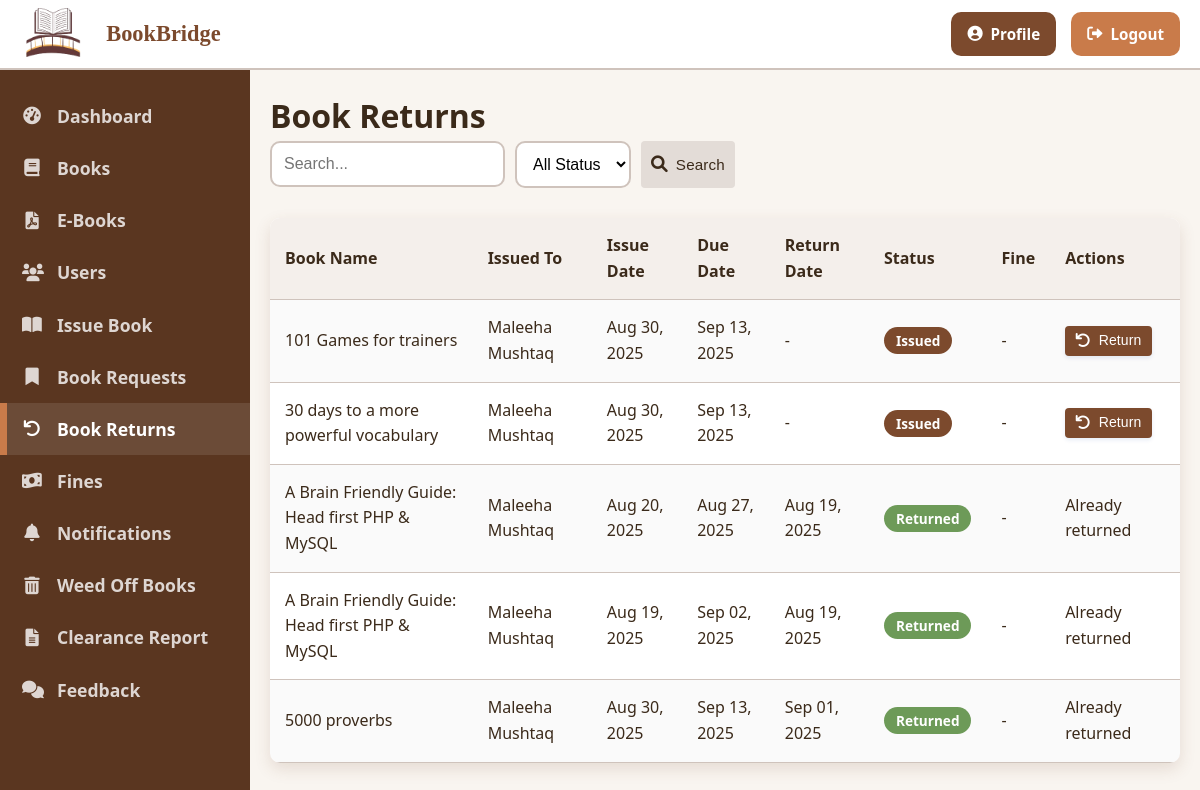
/returns.php (signed in), run on an earlier commit of the app's database.
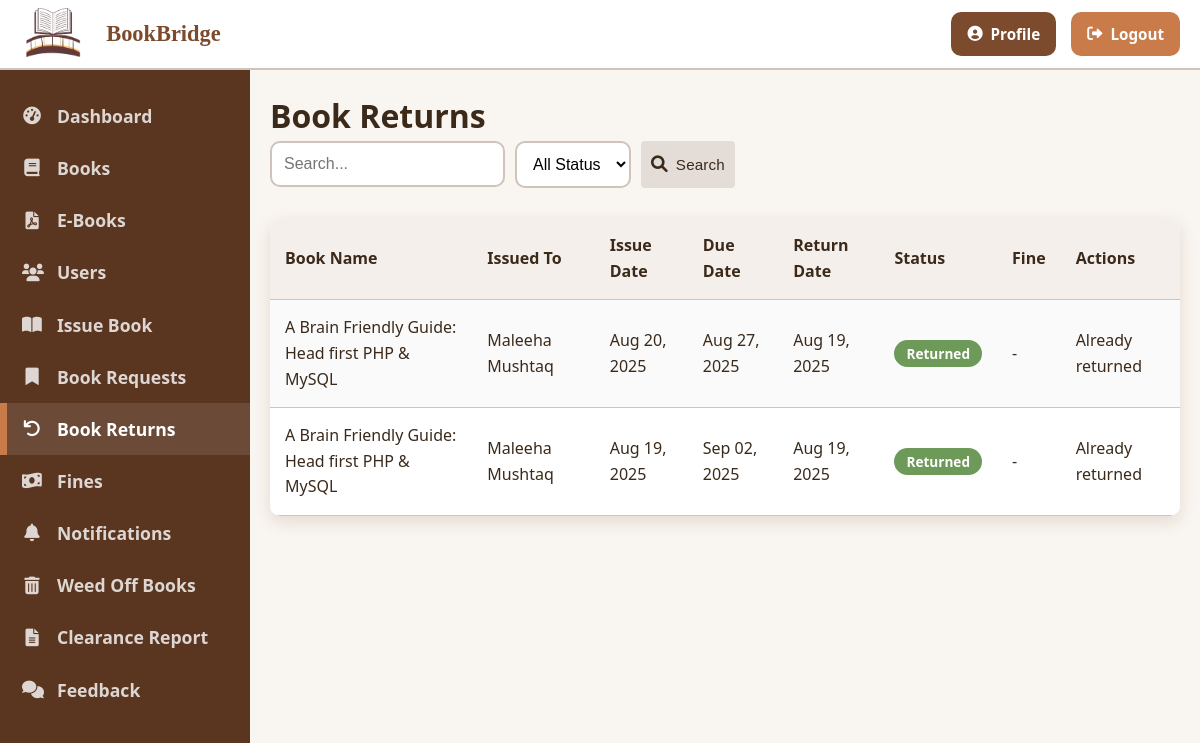
And on a later commit of the database.
### tables this page shows
CREATE TABLE `issued_books` (
  `id` int(11) NOT NULL,
  `book_id` int(11) NOT NULL,
  `user_id` int(11) NOT NULL,
  `issue_date` timestamp NOT NULL DEFAULT current_timestamp(),
  `return_date` date NOT NULL,
  `actual_return_date` date DEFAULT NULL,
  `status` enum('issued','returned','overdue') NOT NULL DEFAULT 'issued',
  `fine_amount` decimal(10,2) DEFAULT 0.00
);

CREATE TABLE `books` (
  `id` int(11) NOT NULL,
  `book_name` varchar(100) DEFAULT NULL,
  `author` varchar(100) DEFAULT NULL,
  `book_no` varchar(20) DEFAULT NULL,
  `publisher` varchar(100) DEFAULT NULL,
  `category` varchar(50) DEFAULT NULL,
  `available_quantity` int(11) NOT NULL DEFAULT 0,
  `total_quantity` int(11) NOT NULL DEFAULT 0,
  `created_at` timestamp NOT NULL DEFAULT current_timestamp(),
  `updated_at` timestamp NOT NULL DEFAULT current_timestamp() ON UPDATE current_timestamp()
);

CREATE TABLE `users` (
  `id` int(11) NOT NULL,
  `unique_id` varchar(20) DEFAULT NULL,
  `name` varchar(100) NOT NULL,
  `email` varchar(100) NOT NULL,
  `password` varchar(255) NOT NULL,
  `role` enum('librarian','student','faculty') NOT NULL,
  `department` varchar(100) DEFAULT NULL,
  `phone` varchar(20) DEFAULT NULL,
  `address` text DEFAULT NULL,
  `created_at` timestamp NOT NULL DEFAULT current_timestamp(),
  `approval_status` varchar(20) DEFAULT 'pending',
  `approved_at` timestamp NULL DEFAULT NULL,
  `rejected_at` timestamp NULL DEFAULT NULL,
  `email_verified` tinyint(1) DEFAULT 0,
  `email_verification_token` varchar(255) DEFAULT NULL
);

### returns.php (the view, shortened to what the changed rows need)
<?php
include_once '../includes/header.php';
$sql = "
    SELECT ib.*, b.book_name as book_name, u.name as user_name,
           CASE
               WHEN ib.actual_return_date IS NULL AND CURRENT_DATE > ib.return_date THEN 'overdue'
               WHEN ib.actual_return_date IS NULL THEN 'issued'
               ELSE ib.status
           END as current_status,
           GREATEST(DATEDIFF(CURRENT_DATE, ib.return_date), 0) as days_overdue
    FROM issued_books ib
    JOIN books b ON ib.book_id = b.id
    JOIN users u ON ib.user_id = u.id
    WHERE 1=1
";
$sql .= " ORDER BY
    CASE WHEN ib.actual_return_date IS NULL THEN 0 ELSE 1 END,
    ib.return_date ASC,
    ib.issue_date DESC";
$stmt = $conn->prepare($sql);
$stmt->execute();
$result = $stmt->get_result();
$issuedBooks = [];
while ($row = $result->fetch_assoc()) {
    $issuedBooks[] = $row;
}
?>
<h1 class="page-title">Book Returns</h1>
<div class="d-flex justify-between align-center mb-4">
    <div class="status-summary">
<div class="table-container" style="margin-top:30px;">
    <table class="table table-striped">
        <thead>
            <tr>
                <th>Book Name</th>
                <th>Issued To</th>
                <th>Issue Date</th>
                <th>Due Date</th>
                <th>Return Date</th>
                <th>Status</th>
                <th>Fine</th>
                <th>Actions</th>
            </tr>
        </thead>
        <tbody>
            <?php if (count($issuedBooks) > 0): ?>
                <?php foreach ($issuedBooks as $book): ?>
                    <tr>
                        <td><?php echo htmlspecialchars($book['book_name']); ?></td>
                        <td><?php echo htmlspecialchars($book['user_name']); ?></td>
                        <td><?php echo date('M d, Y', strtotime($book['issue_date'])); ?></td>
                        <td><?php echo date('M d, Y', strtotime($book['return_date'])); ?></td>
                        <td>
                            <?php
                            if ($book['actual_return_date']) {
                                echo date('M d, Y', strtotime($book['actual_return_date']));
                            } else {
                                echo '-';
                            }
                            ?>
                        </td>
                        <td>
                            <?php
                            switch ($book['current_status']) {
                                case 'issued':
                                    echo '<span class="badge badge-primary">Issued</span>';
                                    break;
                                case 'returned':
                                    echo '<span class="badge badge-success">Returned</span>';
                                    break;
                            }
                            ?>
                        </td>
                        <td>
    <?php
    $roleStmt = $conn->prepare("SELECT role FROM users WHERE id = ?");
    $roleStmt->bind_param("i", $book['user_id']);
    $roleStmt->execute();
    $roleResult = $roleStmt->get_result();
    $userRole = '';
    if ($roleData = $roleResult->fetch_assoc()) {
        $userRole = $roleData['role'];
    }
    if ($userRole === 'faculty' && $book['current_status'] == 'overdue' && !$book['actual_return_date']) {
    }
    else if ($book['fine_amount'] > 0) {
        echo 'PKR ' . number_format($book['fine_amount'], 2);
    } else if ($book['current_status'] == 'overdue' && !$book['actual_return_date']) {
        $suggestedFine = $book['days_overdue'] * 100.00;
        echo '<span class="text-danger">PKR ' . number_format($suggestedFine, 2) . ' (pending)</span>';
    } else {
        echo '-';
    }
    ?>
</td>
                        <td>
                            <?php if ($book['current_status'] != 'returned'): ?>
                                <button class="btn btn-sm btn-primary" data-modal-target="returnModal<?php echo $book['id']; ?>">
                                    <i class="fas fa-undo"></i> Return
                                </button>
                            <?php else: ?>
                                <span class="text-muted">Already returned</span>
                            <?php endif; ?>
                        </td>
                    </tr>
                <?php endforeach; ?>
            <?php else: ?>
                <tr>
                    <td colspan="8" class="text-center">No issued books found.</td>
                </tr>
            <?php endif; ?>
        </tbody>
    </table>
</div>
<?php
include_once '../includes/footer.php';
?>

What changed in the data, as far as the page shows it:
removed issued_books: book.book_name "101 Games for trainers", user.name "Maleeha Mushtaq", issue_date "Aug 30, 2025", return_date "Sep 13, 2025", shows "Issued"
removed issued_books: book.book_name "30 days to a more powerful vocabulary", user.name "Maleeha Mushtaq", issue_date "Aug 30, 2025", return_date "Sep 13, 2025", shows "Issued"
removed issued_books: book.book_name "5000 proverbs", user.name "Maleeha Mushtaq", issue_date "Aug 30, 2025", return_date "Sep 13, 2025", actual_return_date "Sep 01, 2025", shows "Returned", shows "Already returned"
